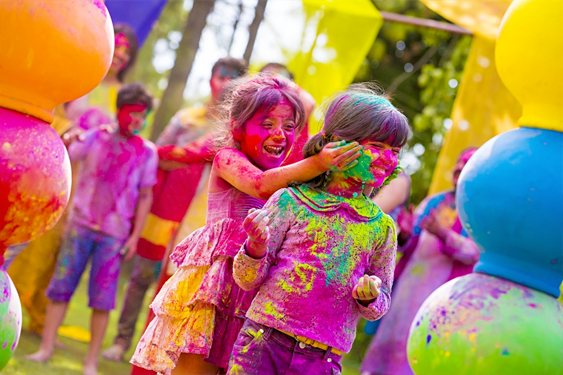
#> input picture Ejercicios/color.png, 563 x 375 px
$ jupyter execute T04.ipynb
#> lines starting #> are read from the running program, lines starting #| are printed output that depends on the picture; after the words box and inside, x2 and y2 are one past the last pixel; in counts of white or black regions, pixels touching at a corner belong together
- ✅ Elegir o sacar una foto social, familiar o "random" donde haya 2 o mas personas, animales u objetos, separados preferentemente.

- ✅ Llevar a memoria la imagen y graficar la imagen RGB.

- ✅ Graficar usando subplot  las tres capas (monocromas c/u) por separado, usando cmap 'gray' u otro elegido, agregar colorbar.

- ✅ Elegir una persona, animal u objeto de la imagen y taparla con un rectangulo negro. visualizar.

- ✅ Elegir otra persona, animal y onjeto de la imagen y reemplazar el rectangulo negro con la persona, animal u objeto elegido. Para esto debera adaptar el nuevo rectangulo al tamaño del rectangulo a reemplazar. Puede optar por trabajar con la imagen RGB, con una capa (R,G o B) o la monocroma.
- ✅ Opcional: reemplazar el rectangulo negro por una persona, animal u objeto de otra imagen. Sugerencias: cambie al/la ex o la persona toxica de la foto por su artista favorito, por vos, por la mascota o por el/la vecin@ que te tiene loc@ de amor.

[cell 1]
# Importo librerías necesarias
import cv2 as cv2 #para imágenes, Open CV (Computer Vision)
import numpy as np
import matplotlib.pyplot as plt

[cell 2]
# llevo a la memoria
img = cv2.cvtColor(cv2.imread('./color.png'), cv2.COLOR_BGR2RGB) # esto es para que los canales RGB esten en orden
# graficar la imagen
plt.imshow(img)

# tamaño de la imagen
print(img.shape)
#| (375, 563, 3)

[cell 3]
# graficamos las tres capas por separado
R = img[:,:,0]
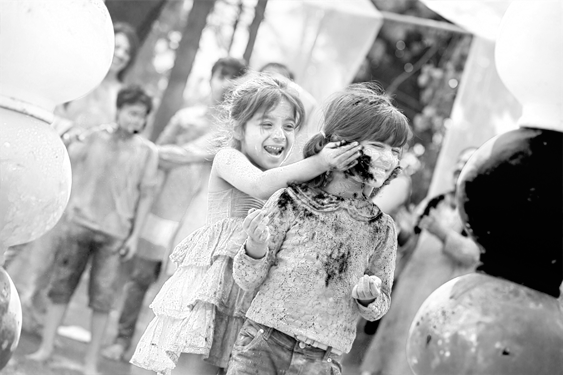
#> R: shape (375, 563); min 0, max 255, mean 172
G = img[:,:,1]
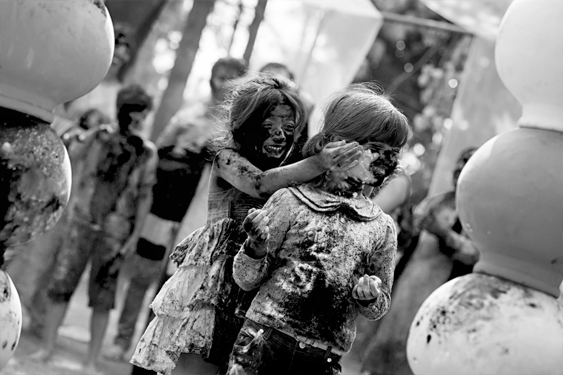
#> G: shape (375, 563); min 0, max 255, mean 124.5
B = img[:,:,2]
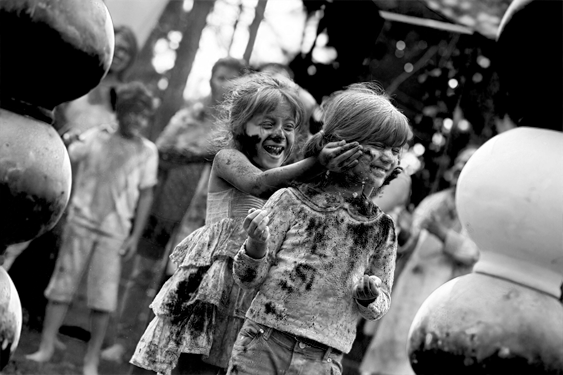
#> B: shape (375, 563); min 0, max 255, mean 102.5

plt.figure(figsize=(16,8))

plt.subplot(131)
plt.title("Capa Red")
plt.imshow(R, cmap='Reds')
plt.colorbar()

plt.subplot(132)
plt.title("Capa Green")
plt.imshow(G, cmap='Greens')
plt.colorbar()

plt.subplot(133)
plt.title("Capa Blue")
plt.imshow(B, cmap='Blues')
plt.colorbar()

plt.show()
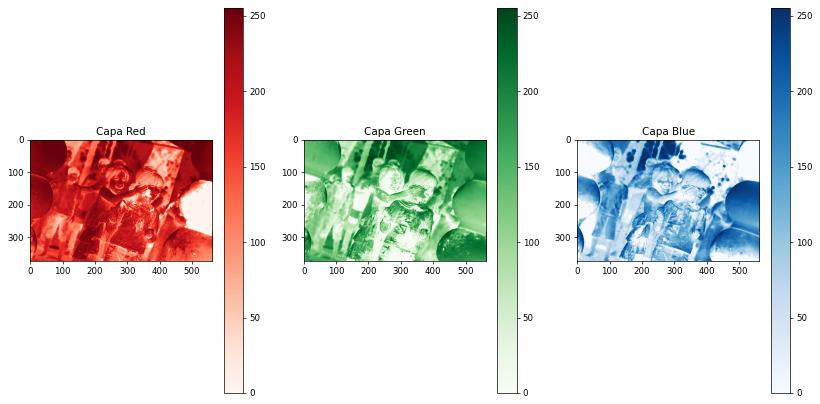
#> figure drawn by matplotlib, 6 panels

[cell 4]
rect = np.zeros((250,250,3))
imgCopy = np.copy(img)

#rectángulo negro en la cara de la primera chica
imgCopy[75:180,200:300,:] = 0;
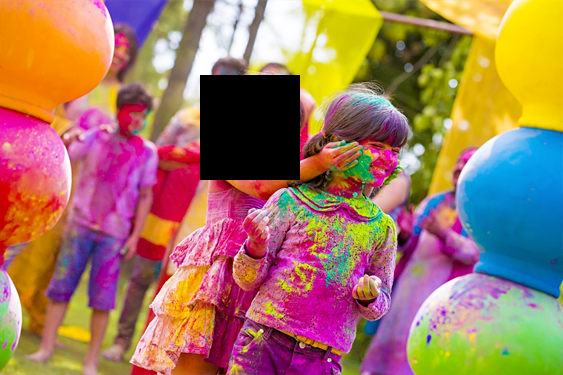
#> imgCopy: shape (375, 563, 3); mean R, G, B 162, 119.9, 96.9
plt.imshow(imgCopy)

[cell 5]
mask = cv2.cvtColor(cv2.imread('./francella.png'), cv2.COLOR_BGR2RGB)
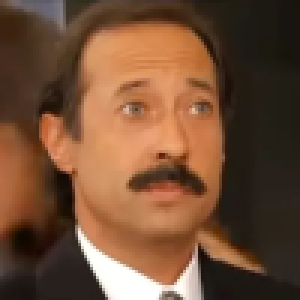
#> input picture Ejercicios/francella.png, 100 x 100 px (shown 3 times larger)

imgCopy[90:190,325:425,:] = mask
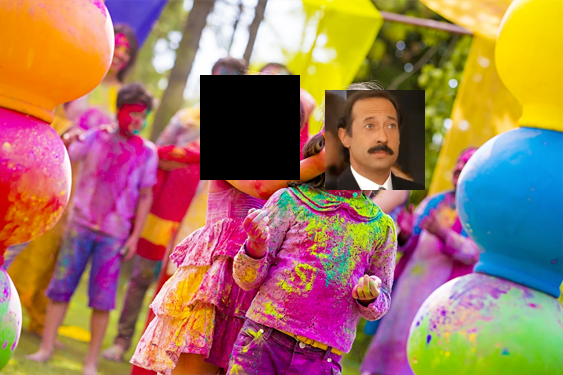
#> imgCopy: shape (375, 563, 3); 4.74% of pixels changed, all inside (x1, y1, x2, y2) = (325, 90, 425, 190)

plt.imshow(imgCopy)
